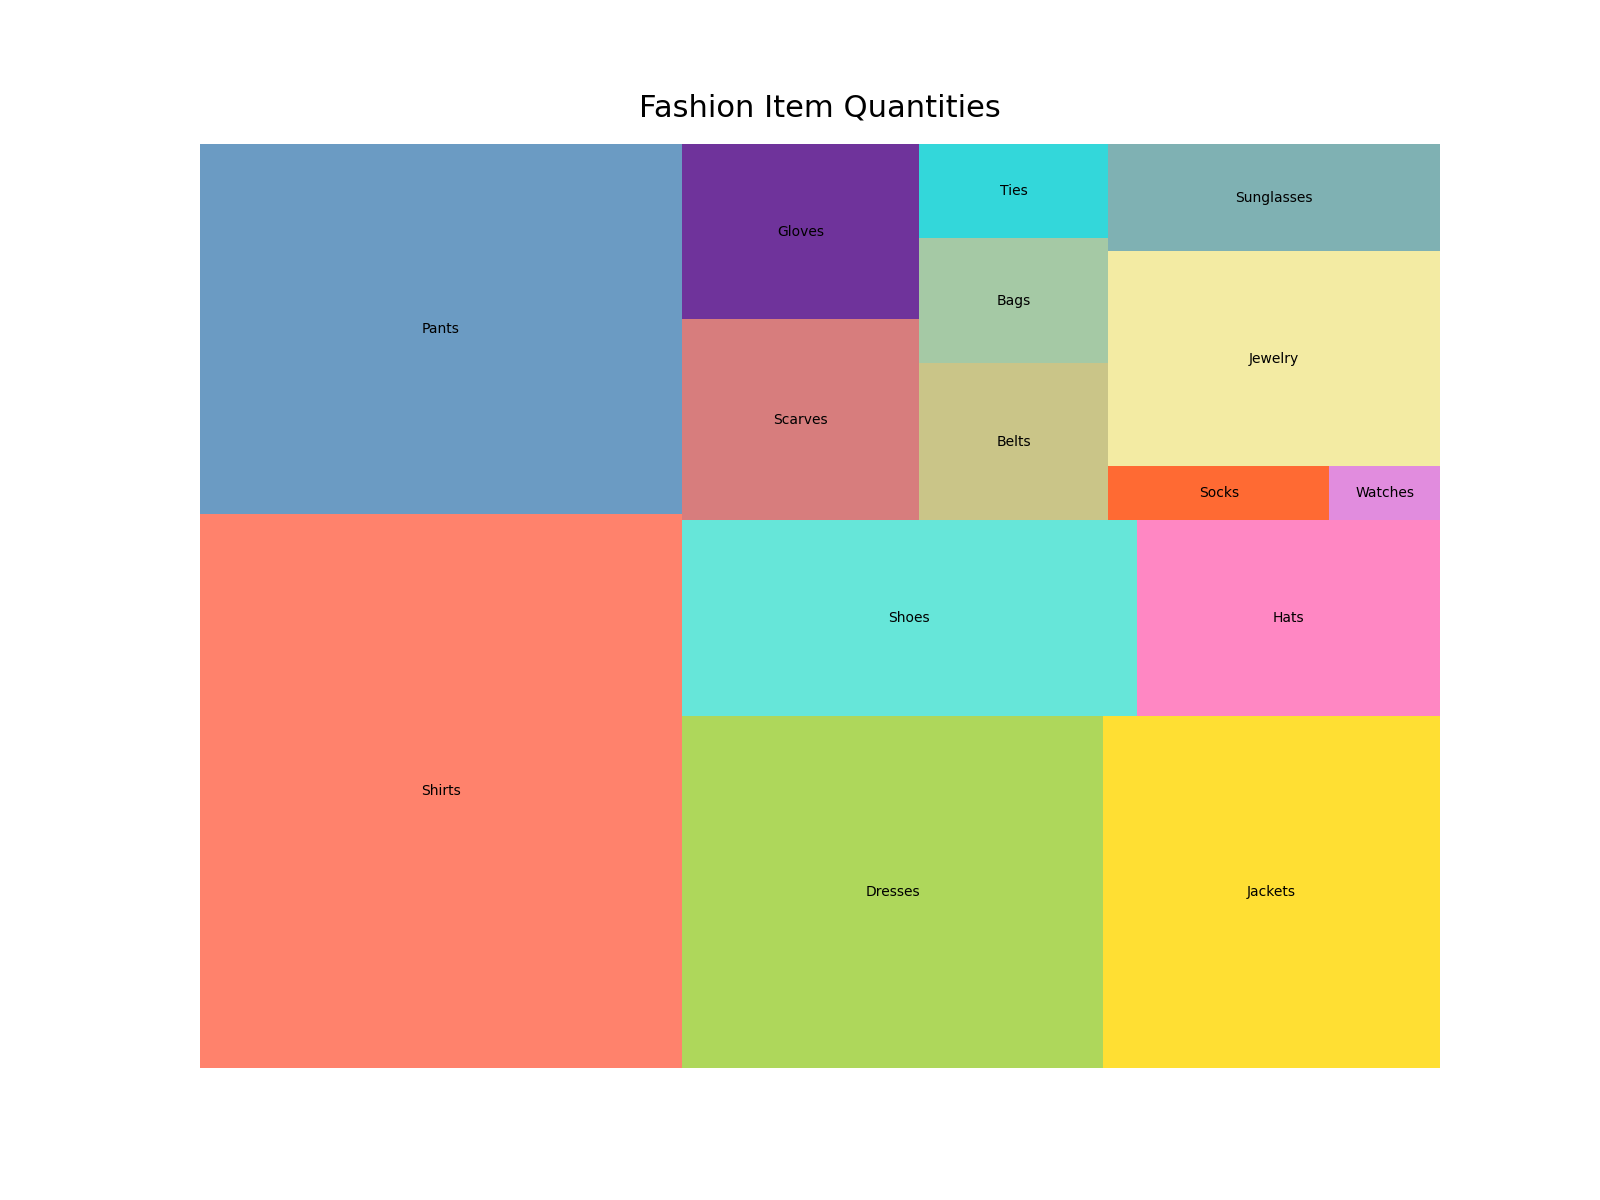

Source code (Python):

import matplotlib.pyplot as plt
import pandas as pd
import squarify

data = {
    'Item': ['Shirts', 'Pants', 'Dresses', 'Jackets', 'Shoes', 'Hats', 
             'Scarves', 'Gloves', 'Belts', 'Bags', 'Ties', 'Socks', 
             'Watches', 'Jewelry', 'Sunglasses'],
    'Quantity': [45, 30, 25, 20, 15, 10, 8, 7, 5, 4, 3, 2, 1, 12, 6]
}

df = pd.DataFrame(data)

colors = ['#FF6347', '#4682B4', '#9ACD32', '#FFD700', '#40E0D0', '#FF69B4', 
          '#CD5C5C', '#4B0082', '#BDB76B', '#8FBC8F', '#00CED1', '#FF4500', 
          '#DA70D6', '#F0E68C', '#5F9EA0']

fig = plt.figure(figsize=(16, 12))
ax = fig.add_subplot(111, aspect="auto")

squarify.plot(sizes=df['Quantity'], label=df['Item'], color=colors, alpha=0.8)

plt.title('Fashion Item Quantities', fontsize=22, pad=20)

plt.axis('off')

plt.show()
